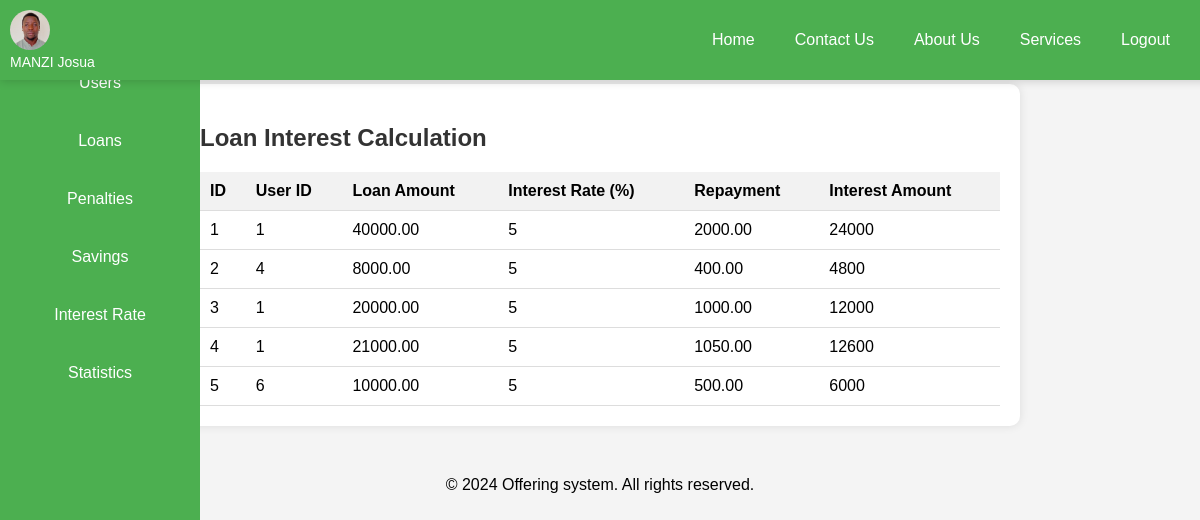
Page /saving/interest_calculation.php (signed in) on the committed database.
### tables this page shows
CREATE TABLE `loans` (
  `LoanId` int(11) NOT NULL,
  `m_id` int(11) NOT NULL,
  `status` varchar(20) NOT NULL,
  `loan_amount` decimal(10,2) NOT NULL,
  `repayment` decimal(10,2) NOT NULL,
  `interest_rate` int(11) NOT NULL,
  `issued_date` timestamp NOT NULL DEFAULT current_timestamp(),
  `payment_deadline_date` date NOT NULL
);

### saving/interest_calculation.php (the view, shortened to what this page needs)
<?php
include 'header.php';
include 'navigation.php';
if (isset($_SESSION['userid']) or $_SESSION['adminid']){
$loans = [];
try {
    $select_query = "SELECT * FROM loans";
    $statement = $conn->prepare($select_query);
    $statement->execute();
    $loans = $statement->fetchAll(PDO::FETCH_ASSOC);
} catch (PDOException $e) {
    echo "Failed to fetch data: " . $e->getMessage();
}
function calculateInterest($loan) {
    $months = 12;
    $interest_amount = ($loan['loan_amount'] * $loan['interest_rate'] * $months) / 100;
    return $interest_amount;
}
?>
<!DOCTYPE html>
<html lang="en">
<head>
</head>
<body>
    <div class="container">
        <h2>Loan Interest Calculation</h2>
        <?php if (!empty($loans)) : ?>
            <table>
                <thead>
                    <tr>
                        <th>ID</th>
                        <th>User ID</th>
                        <th>Loan Amount</th>
                        <th>Interest Rate (%)</th>
                        <th>Repayment</th>
                        <th>Interest Amount</th>
                    </tr>
                </thead>
                <tbody>
                    <?php foreach ($loans as $loan) : ?>
                        <tr>
                            <td><?php echo $loan['LoanId']; ?></td>
                            <td><?php echo $loan['m_id']; ?></td>
                            <td><?php echo $loan['loan_amount']; ?></td>
                            <td><?php echo $loan['interest_rate']; ?></td>
                            <td><?php echo $loan['repayment']; ?></td>
                            <td><?php echo calculateInterest($loan); ?></td>
                        </tr>
                    <?php endforeach; ?>
                </tbody>
            </table>
        <?php else : ?>
            <p class="no-loans">No loans found.</p>
        <?php endif; ?>
    </div>
</body>
<?php include 'footer.php'; ?>
</html>
<?php
}else{
    header('location: ../member/login.php');
}
?>

### saving/interest_calculation.php (style rules this page uses)
body { font-family: Arial, sans-serif; background-color: #f4f4f4; margin: 0; padding: 0; }
.container { max-width: 800px; margin: 50px auto; background-color: #fff; padding: 20px; border-radius: 10px; box-shadow: 0 0 10px rgba(0, 0, 0, 0.1); }
h2 { color: #333; }
table { width: 100%; border-collapse: collapse; margin-top: 20px; }
th, td { padding: 10px; text-align: left; border-bottom: 1px solid #ddd; }
th { background-color: #f2f2f2; font-weight: bold; }
td { background-color: #fff; }

### rows in the picture
loans: LoanId "1", m "1", loan_amount "40000.00", interest_rate "5", repayment "2000.00", calculateInterest($loan) "24000"
loans: LoanId "2", m "4", loan_amount "8000.00", interest_rate "5", repayment "400.00", calculateInterest($loan) "4800"
loans: LoanId "3", m "1", loan_amount "20000.00", interest_rate "5", repayment "1000.00", calculateInterest($loan) "12000"
loans: LoanId "4", m "1", loan_amount "21000.00", interest_rate "5", repayment "1050.00", calculateInterest($loan) "12600"
loans: LoanId "5", m "6", loan_amount "10000.00", interest_rate "5", repayment "500.00", calculateInterest($loan) "6000"

### other values in the picture
$_SESSION['usernames'] "MANZI Josua"
